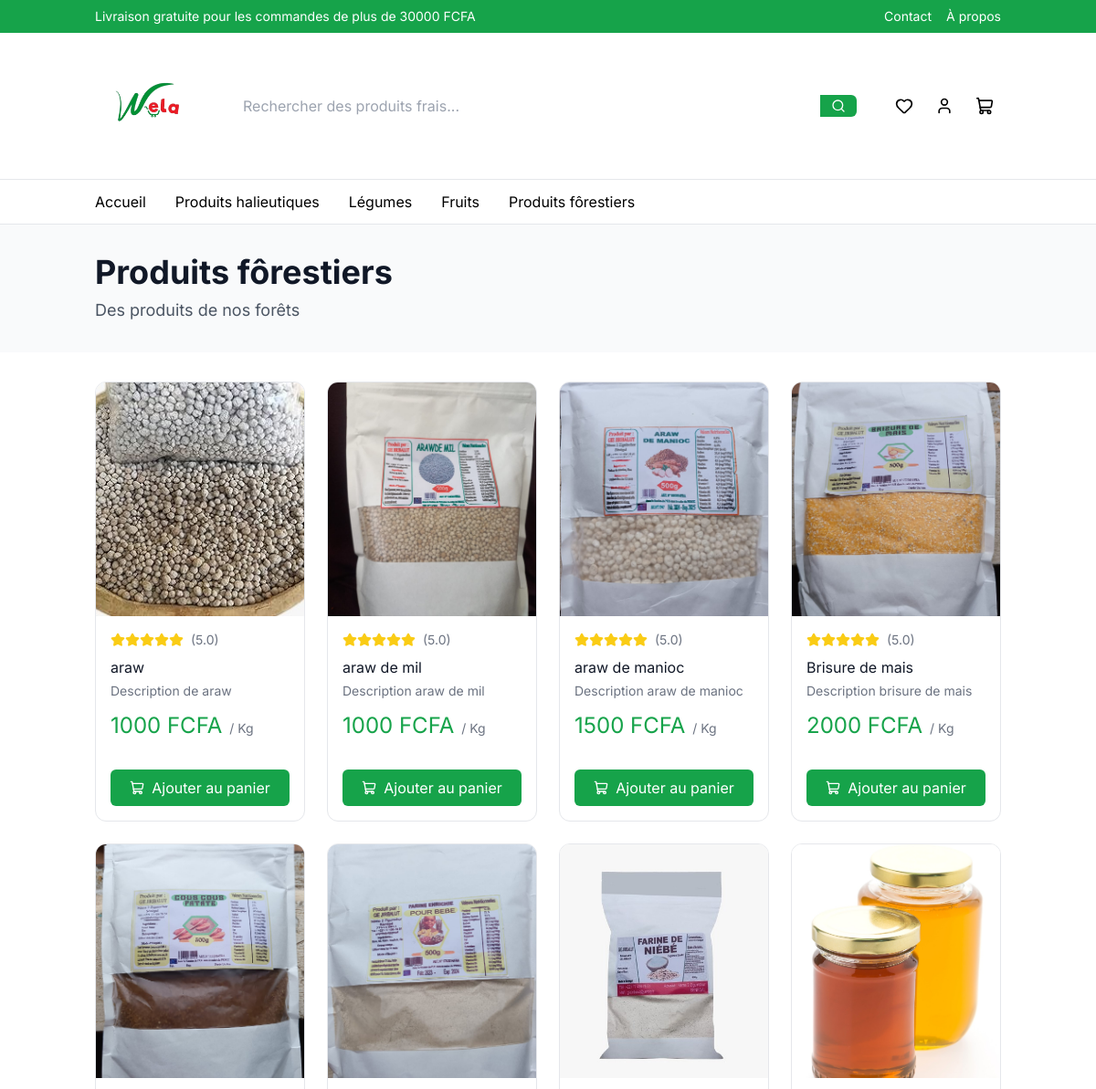
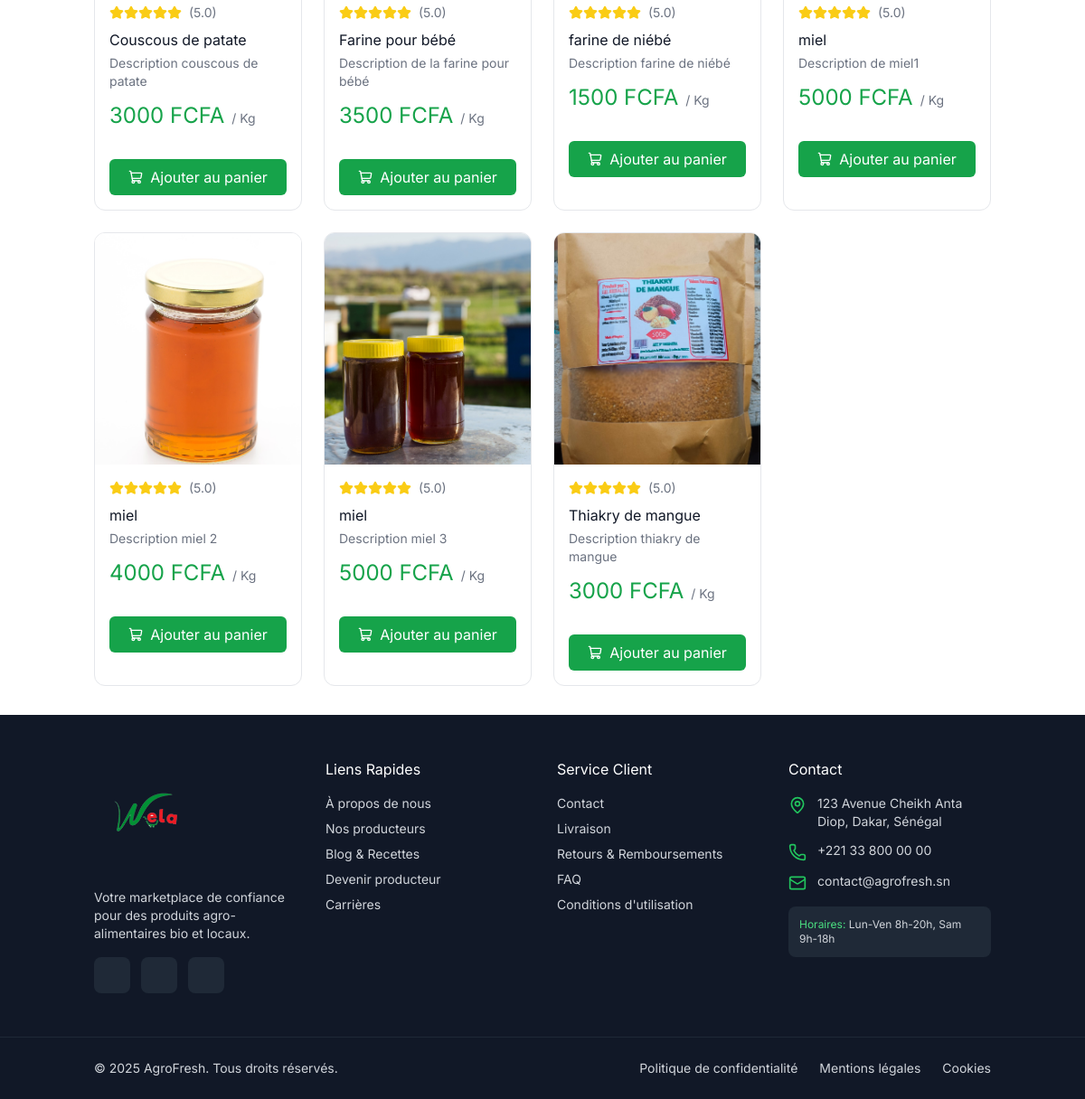
Screenshot of /category/produits-forestiers/ with the database file from the repository (2 pictures, top to bottom).
### shop/models.py (models this page shows, shortened)
class Category(models.Model):
    name = models.CharField(max_length=100)
    slug = models.SlugField(max_length=100, unique=True, blank=True)
    description = models.TextField(blank=True,null=True)
    Category_image = models.ImageField(upload_to='category_images/', blank=True, null=True)
    parent = models.ForeignKey(
        'self',
        on_delete=models.CASCADE,
        related_name='subcategories',
        blank=True,
        null=True
    )

class Product(models.Model):
    name = models.CharField(max_length=255)
    description = models.TextField(blank=True, null=True)
    product_image = models.ImageField(upload_to='product_images/', blank=True, null=True)
    product_demo = models.FileField(upload_to='product_videos/', blank=True, null=True)
    category = models.ForeignKey(Category, on_delete=models.CASCADE)
    price = models.PositiveIntegerField()
    stock = models.PositiveIntegerField()

### shop/views.py (the view)
# urls.py: path('category/<slug:category_slug>/', views.category_page, name='category'),
def category_page(request, category_slug):
    try:
        category = Category.objects.get(slug=category_slug)
        products = Product.objects.filter(category=category)
    except Category.DoesNotExist:
        category = None
        products = []
    context = {
        'category': category,
        'products': products
    }
    return render(request, 'shop/category.html', context)

### shop/context_processors.py (called while the page is built)
def categories(request):
    return {
        'categories': Category.objects.all()
    }

def cart_item_count(request):
    if request.user.is_authenticated:
        return {
            'cart_item_count': CartItem.objects.filter(user=request.user).count()
        }
    return {
        'cart_item_count': 0
    }

### templates/shop/category.html
{% extends 'base.html' %}
{% block content %}
<div class="bg-gray-50">
    <div class="container mx-auto px-4 py-8">
        <h1 class="text-4xl font-bold text-gray-900">{{ category.name|default:"Catégorie" }}</h1>
        <p class="mt-2 text-lg text-gray-600">{{ category.description|default:"" }}</p>
    </div>
</div>
<div class="container mx-auto px-4 py-8">
    <div class="grid grid-cols-1 md:grid-cols-2 lg:grid-cols-4 gap-6">
        {% for product in products %}
            {% include 'shop/includes/product_card.html' %}
        {% empty %}
        <div class="col-span-full text-center">
            <p class="text-gray-500">Aucun produit dans cette catégorie.</p>
        </div>
        {% endfor %}
    </div>
</div>
{% endblock %}

### templates/partials/header.html (shortened to what this page needs)
{% load static %}
<header class="sticky top-0 z-50 bg-white border-b">
      <div class="bg-green-600 text-white py-2">
        <div class="container mx-auto px-4 flex justify-between items-center">
          <p class="text-sm">Livraison gratuite pour les commandes de plus de 30000 FCFA</p>
          <div class="flex gap-4 text-sm">
            <a href="{% url 'contact' %}" class="hover:underline">Contact</a>
            <a href="{% url 'about' %}" class="hover:underline">À propos</a>
          </div>
        </div>
      </div>
      <div class="container mx-auto px-4 py-4">
        <div class="flex items-center justify-between gap-4">
          <a href="{% url 'shop:home' %}" class="flex items-center gap-2">
            <img src="{% static 'Logo.png' %}" alt="AgroFresh Logo" class="h-32">
          </a>
          <div class="hidden md:flex flex-1 max-w-2xl relative">
            <input
              type="text"
              placeholder="Rechercher des produits frais..."
              class="w-full pr-10 border-gray-300 rounded-md"
            />
            <button
              class="absolute right-0 top-0 h-full px-3 bg-green-600 hover:bg-green-700 text-white rounded-r-md"
            >
              <i data-lucide="search" class="h-4 w-4"></i>
            </button>
          </div>
          <div class="flex items-center gap-2">
            <button class="hidden md:flex p-2 rounded-full hover:bg-gray-100">
              <i data-lucide="heart" class="h-5 w-5"></i>
            </button>
            {% if user.is_authenticated %}
              <form action="{% url 'accounts:logout' %}" method="post" class="inline">
                {% csrf_token %}
                <button type="submit" class="p-2 rounded-full hover:bg-gray-100">
                  <i data-lucide="log-out" class="h-5 w-5"></i>
                </button>
              </form>
            {% else %}
              <a href="{% url 'accounts:login' %}" class="p-2 rounded-full hover:bg-gray-100">
                <i data-lucide="user" class="h-5 w-5"></i>
              </a>
            {% endif %}
            <a href="{% url 'shop:cart' %}" class="relative p-2 rounded-full hover:bg-gray-100">
              <i data-lucide="shopping-cart" class="h-5 w-5"></i>
            </a>
          </div>
        </div>
      </div>
      <nav class="border-t hidden md:block">
        <div class="container mx-auto px-4">
          <ul class="flex gap-8 py-3">
            <li>
              <a href="{% url 'shop:home' %}" class="hover:text-green-600">
                Accueil
              </a>
            </li>
            {% for category in categories %}
            {% if category.slug %}
            <li>
              <a href="{% url 'shop:category' category.slug %}" class="hover:text-green-600">
                {{ category.name }}
              </a>
            </li>
            {% endif %}
            {% endfor %}
          </ul>
        </div>
      </nav>
    </header>

### templates/shop/includes/product_card.html (shortened to what this page needs)
<div class="group hover:shadow-xl transition-all duration-300 overflow-hidden cursor-pointer rounded-xl border" >
    <div class="p-0">
        <div class="relative overflow-hidden bg-gray-50">
            <a href="{% url 'shop:product_detail' pk=product.id %}">
            {% if product.product_image %}
                {% if product.product_image.url %}
                    <img src="{{ product.product_image.url }}" alt="{{ product.name }}" class="w-full h-64 object-cover group-hover:scale-110 transition-transform duration-300">
                {% else %}
                    <img src="{{ product.product_image }}" alt="{{ product.name }}" class="w-full h-64 object-cover group-hover:scale-110 transition-transform duration-300">
                {% endif %}
            {% else %}
                <div class="w-full h-64 bg-gray-200 flex items-center justify-center">
                    <span class="text-gray-500">No image</span>
                </div>
            {% endif %}
            </a>
        </div>
        <div class="p-4">
          <div class="flex items-center gap-1 mb-2">
            <div class="flex items-center">
                {% for i in "12345" %}
                    <i data-lucide="star" class="h-4 w-4 text-yellow-400 fill-current"></i>
                {% endfor %}
            </div>
            <span class="text-sm text-gray-500 ml-1">(5.0)</span>
          </div>
          <h3 class="text-gray-900 mb-1 line-clamp-1">{{ product.name }}</h3>
          <p class="text-sm text-gray-500 mb-3 line-clamp-2">
              {{ product.description }}
          </p>
          <div class="flex items-baseline gap-2 mb-4">
            <span class="text-2xl text-green-600">{{ product.price }} FCFA</span>
            <span class="text-sm text-gray-500">/ Kg</span>
          </div>
        </div>
      </div>
      <div class="p-4 pt-0">
        <a href="{% url 'shop:add_to_cart' product_id=product.id %}"
          class="w-full bg-green-600 hover:bg-green-700 text-white py-2 rounded-md flex items-center justify-center {% if not product.stock %}disabled pointer-events-none bg-gray-400{% endif %}"
        >
          <i data-lucide="shopping-cart" class="h-4 w-4 mr-2"></i>
          Ajouter au panier
        </a>
      </div>
</div>

### templates/base.html (style rules this page uses)
body { font-family: 'Inter', sans-serif; }

### rows the page displays
Category: name "Produits halieutiques"
Category: name "Légumes"
Category: name "Fruits"
Category: name "Produits fôrestiers", description "Des produits de nos forêts"
Product: product_image (picture), name "araw", description "Description de araw", price "1000"
Product: product_image (picture), name "araw de mil", description "Description araw de mil", price "1000"
Product: product_image (picture), name "araw de manioc", description "Description araw de manioc", price "1500"
Product: product_image (picture), name "Brisure de mais", description "Description brisure de mais", price "2000"
Product: product_image (picture), name "Couscous de patate", description "Description couscous de patate", price "3000"
Product: product_image (picture), name "Farine pour bébé", description "Description de la farine pour bébé", price "3500"
Product: product_image (picture), name "farine de niébé", description "Description farine de niébé", price "1500"
Product: product_image (picture), name "miel", description "Description de miel1", price "5000"
Product: product_image (picture), name "miel", description "Description miel 2", price "4000"
Product: product_image (picture), name "miel", description "Description miel 3", price "5000"
Product: product_image (picture), name "Thiakry de mangue", description "Description thiakry de mangue", price "3000"
